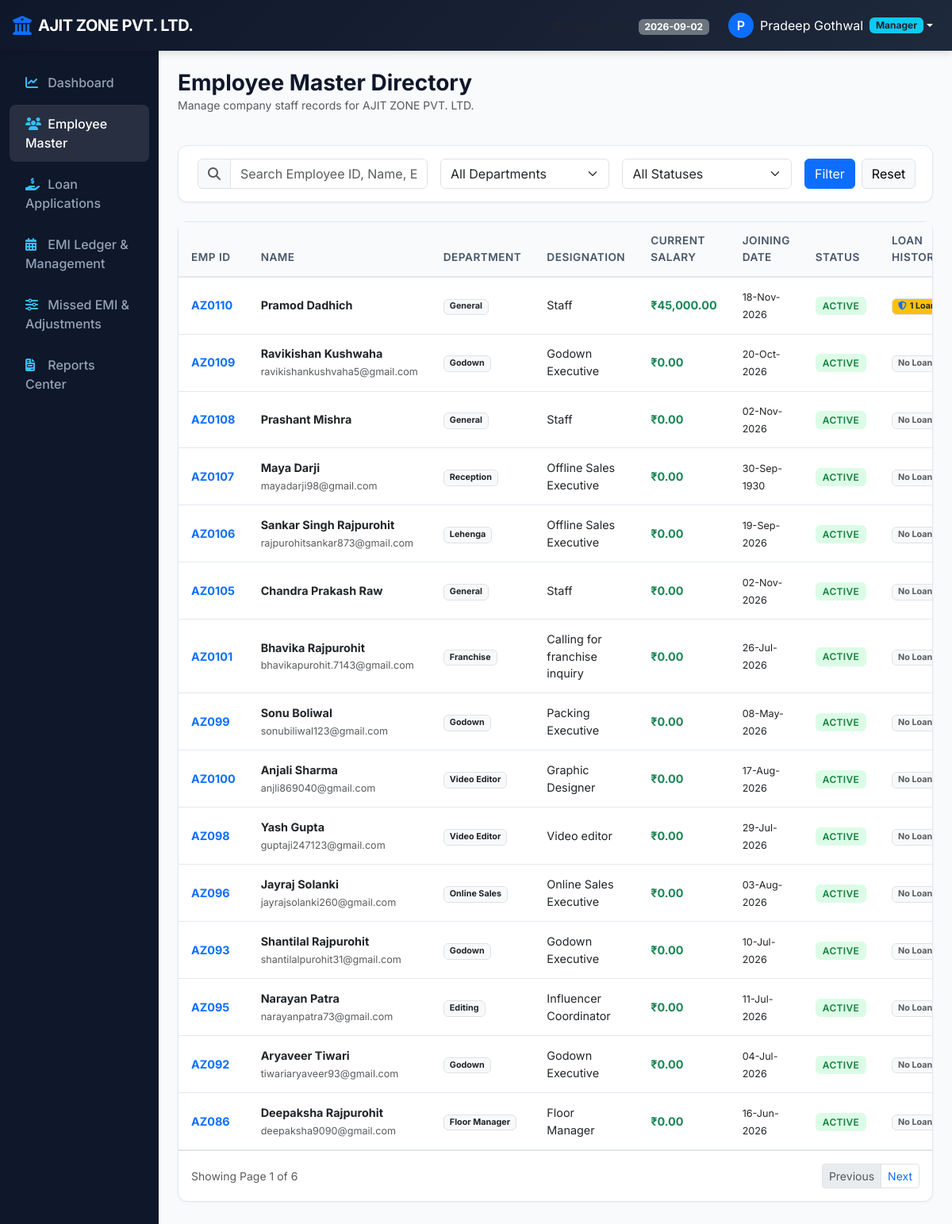
Page /employees (signed in) on the committed database.
### models.py (models this page shows, shortened)
class SystemSetting(db.Model):
    __tablename__ = 'system_settings'
    id = db.Column(db.Integer, primary_key=True)
    key = db.Column(db.String(64), unique=True, nullable=False)
    value = db.Column(db.Text, nullable=True)
    description = db.Column(db.String(256), nullable=True)
    updated_at = db.Column(db.DateTime, default=datetime.utcnow, onupdate=datetime.utcnow)

class User(db.Model):
    __tablename__ = 'users'
    id = db.Column(db.Integer, primary_key=True)
    username = db.Column(db.String(64), unique=True, nullable=False, index=True)
    password_hash = db.Column(db.String(256), nullable=False)
    full_name = db.Column(db.String(128), nullable=False)
    email = db.Column(db.String(128), nullable=True)
    role = db.Column(db.String(32), nullable=False, default='HR')
    employee_id = db.Column(db.Integer, db.ForeignKey('employees.id'), nullable=True)
    permissions = db.Column(db.Text, nullable=True)
    is_primary_superadmin = db.Column(db.Boolean, default=False)
    is_active = db.Column(db.Boolean, default=True)
    created_at = db.Column(db.DateTime, default=datetime.utcnow)
    employee = db.relationship('Employee', foreign_keys=[employee_id], backref='user_account', uselist=False)
    def is_superadmin(self):
        return self.role == 'Super_Admin' or self.is_primary_superadmin
    def get_permissions(self):
        if self.is_superadmin():
            from utils.permissions import MODULES_DEF
            perms = {}
            for m in MODULES_DEF:
                perms[m['id']] = list(m['actions'])
            return perms
        from utils.permissions import parse_user_permissions
        return parse_user_permissions(self.permissions, self.role)
    def has_permission(self, module, action):
        if self.is_superadmin():
            return True
        if not self.is_active:
            return False
        perms = self.get_permissions()
        module_actions = perms.get(module, [])
        if isinstance(module_actions, list):
            if action == 'view':
                return 'view_all' in module_actions or 'view_own' in module_actions
            return action in module_actions
        return False
    def can_view_all(self, module):
        if self.is_superadmin():
            return True
        perms = self.get_permissions()
        actions = perms.get(module, [])
        return 'view_all' in actions

class Employee(db.Model):
    __tablename__ = 'employees'
    id = db.Column(db.Integer, primary_key=True)
    emp_id = db.Column(db.String(32), unique=True, nullable=False, index=True)
    name = db.Column(db.String(128), nullable=False)
    department = db.Column(db.String(64), nullable=False, index=True)
    designation = db.Column(db.String(64), nullable=False)
    current_salary = db.Column(db.Float, nullable=False, default=0.0)
    email = db.Column(db.String(128), nullable=True)
    phone = db.Column(db.String(32), nullable=True)
    pan_number = db.Column(db.String(32), nullable=True)
    aadhar_number = db.Column(db.String(32), nullable=True)
    bank_name = db.Column(db.String(64), nullable=True)
    bank_account_no = db.Column(db.String(64), nullable=True)
    ifsc_code = db.Column(db.String(32), nullable=True)
    status = db.Column(db.String(16), nullable=False, default='Active') # Active, Inactive, Terminated
    hiring_date = db.Column(db.Date, nullable=True)
    joining_date = db.Column(db.Date, nullable=True)
    address = db.Column(db.Text, nullable=True)
    city = db.Column(db.String(64), nullable=True)
    emergency_contact = db.Column(db.String(64), nullable=True)
    emergency_relation = db.Column(db.String(32), nullable=True)
    emergency_phone = db.Column(db.String(32), nullable=True)
    created_at = db.Column(db.DateTime, default=datetime.utcnow)
    updated_at = db.Column(db.DateTime, default=datetime.utcnow, onupdate=datetime.utcnow)
    loans = db.relationship('Loan', backref='employee', lazy=True)

### routes/employee.py (the view)
@employee_bp.route('/employees')
@login_required
@permission_required('employees', 'view')
def index():
    search_q = request.args.get('q', '').strip()
    dept_filter = request.args.get('department', '').strip()
    status_filter = request.args.get('status', '').strip()
    page = request.args.get('page', 1, type=int)
    query = Employee.query
    if not g.user.can_view_all('employees'):
        if g.user.employee_id:
            query = query.filter(Employee.id == g.user.employee_id)
        else:
            query = query.filter(Employee.id == -1)
    if search_q:
        query = query.filter(
            (Employee.name.ilike(f'%{search_q}%')) |
            (Employee.emp_id.ilike(f'%{search_q}%')) |
            (Employee.email.ilike(f'%{search_q}%'))
        )
    if dept_filter:
        query = query.filter(Employee.department == dept_filter)
    if status_filter:
        query = query.filter(Employee.status == status_filter)
    pagination = query.order_by(Employee.created_at.desc()).paginate(page=page, per_page=15, error_out=False)
    employees = pagination.items
    departments = db.session.query(Employee.department).distinct().all()
    departments = [d[0] for d in departments if d[0]]
    emp_ids_on_page = [e.id for e in employees]
    emp_loans_count = {}
    if emp_ids_on_page:
        loan_records = db.session.query(Loan.employee_id, db.func.count(Loan.id)).filter(
            Loan.employee_id.in_(emp_ids_on_page)
        ).group_by(Loan.employee_id).all()
        for emp_pk, count in loan_records:
            emp_loans_count[emp_pk] = count
    return render_template(
        'employees/index.html',
        employees=employees,
        pagination=pagination,
        departments=departments,
        search_q=search_q,
        selected_dept=dept_filter,
        selected_status=status_filter,
        emp_loans_count=emp_loans_count
    )

### templates/employees/index.html (shortened to what this page needs)
{% extends 'base.html' %}
{% block content %}
<div class="d-flex justify-content-between align-items-center mb-4 flex-wrap gap-2">
    <div>
        <h3 class="fw-bold mb-0">Employee Master Directory</h3>
        <p class="text-muted small">Manage company staff records for {{ COMPANY_NAME }}</p>
    </div>
</div>
<div class="content-card mb-4 py-3">
    <form method="GET" action="{{ url_for('employee.index') }}" class="row g-3 align-items-center">
        <div class="col-md-4">
            <div class="input-group">
                <span class="input-group-text bg-light"><i class="fa-solid fa-magnifying-glass text-muted"></i></span>
                <input type="text" name="q" class="form-control" placeholder="Search Employee ID, Name, Email..." value="{{ search_q }}">
            </div>
        </div>
        <div class="col-md-3">
            <select name="department" class="form-select" onchange="this.form.submit()">
                <option value="">All Departments</option>
            </select>
        </div>
        <div class="col-md-3">
            <select name="status" class="form-select" onchange="this.form.submit()">
                <option value="">All Statuses</option>
            </select>
        </div>
        <div class="col-md-2 d-flex gap-2">
            <button type="submit" class="btn btn-primary w-100">Filter</button>
            <a href="{{ url_for('employee.index') }}" class="btn btn-light border">Reset</a>
        </div>
    </form>
</div>
<div class="content-card p-0">
    <div class="table-responsive">
        <table class="table table-custom mb-0" id="employeeMasterTable">
            <thead>
                <tr>
                    <th>Emp ID</th>
                    <th>Name</th>
                    <th>Department</th>
                    <th>Designation</th>
                    <th>Current Salary</th>
                    <th>Joining Date</th>
                    <th>Status</th>
                    <th>Loan History</th>
                </tr>
            </thead>
            <tbody>
                {% for emp in employees %}
                {% set loans_count = emp_loans_count.get(emp.id, 0) %}
                <tr>
                    <td class="fw-bold text-primary">{{ emp.emp_id }}</td>
                    <td>
                        <a href="{{ url_for('employee.detail', emp_id_pk=emp.id) }}" class="text-decoration-none fw-bold text-dark">
                            {{ emp.name }}
                        </a>
                        <br/><small class="text-muted">{{ emp.email or '' }}</small>
                    </td>
                    <td><span class="badge bg-light text-dark border">{{ emp.department }}</span></td>
                    <td>{{ emp.designation }}</td>
                    <td class="fw-bold text-success">{{ emp.current_salary | inr }}</td>
                    <td><small>{{ emp.joining_date | datefmt('%d-%b-%Y') or (emp.hiring_date | datefmt('%d-%b-%Y')) or '-' }}</small></td>
                    <td>
                        <span class="badge-status badge-{{ emp.status | lower }}">{{ emp.status }}</span>
                    </td>
                    <td>
                        {% if loans_count > 0 %}
                        <span class="badge bg-warning text-dark border" title="Protected: Employee has active/past loan records">
                            <i class="fa-solid fa-shield-halved me-1 text-primary"></i>{{ loans_count }} Loan(s)
                        </span>
                        {% else %}
                        <span class="badge bg-light text-muted border">No Loans</span>
                        {% endif %}
                    </td>
                </tr>
                {% else %}
                <tr>
                    <td colspan="10" class="text-center text-muted py-4">No employee records found matching criteria.</td>
                </tr>
                {% endfor %}
            </tbody>
        </table>
    </div>
    {% if pagination and pagination.pages > 1 %}
    <div class="p-3 border-top d-flex justify-content-between align-items-center">
        <small class="text-muted">Showing Page {{ pagination.page }} of {{ pagination.pages }}</small>
        <ul class="pagination pagination-sm mb-0">
            <li class="page-item {% if not pagination.has_prev %}disabled{% endif %}">
                <a class="page-link" href="{{ url_for('employee.index', page=pagination.prev_num, q=search_q, department=selected_dept, status=selected_status) }}">Previous</a>
            </li>
            <li class="page-item {% if not pagination.has_next %}disabled{% endif %}">
                <a class="page-link" href="{{ url_for('employee.index', page=pagination.next_num, q=search_q, department=selected_dept, status=selected_status) }}">Next</a>
            </li>
        </ul>
    </div>
    {% endif %}
</div>
{% endblock %}

### templates/base.html (shortened to what this page needs)
<!DOCTYPE html>
<html lang="en">
<head>
    <link href="https://cdn.jsdelivr.net/npm/bootstrap@5.3.0/dist/css/bootstrap.min.css" rel="stylesheet">
    <link href="https://cdnjs.cloudflare.com/ajax/libs/font-awesome/6.4.0/css/all.min.css" rel="stylesheet">
    <link href="{{ url_for('static', filename='css/custom.css') }}" rel="stylesheet">
</head>
<body>
    {% if session.get('user_id') %}
    <nav class="navbar navbar-expand-lg bg-brand-header navbar-dark sticky-top">
        <div class="container-fluid px-3">
            <a class="navbar-brand d-flex align-items-center" href="{{ url_for('dashboard.index') }}">
                <i class="fa-solid fa-building-columns text-primary me-2 fs-4"></i>
                <span class="navbar-brand-title">{{ COMPANY_NAME }}</span>
            </a>
            <div class="collapse navbar-collapse" id="navbarMain">
                <ul class="navbar-nav ms-auto align-items-center">
                    <li class="nav-item me-3 text-light">
                        <small class="text-muted"><i class="fa-regular fa-calendar-check me-1"></i>System Date:</small>
                        <span class="badge bg-secondary">2026-09-02</span>
                    </li>
                    <li class="nav-item dropdown">
                        <a class="nav-link dropdown-toggle d-flex align-items-center text-white" href="#" id="userDropdown" role="button" data-bs-toggle="dropdown">
                            <div class="bg-primary text-white rounded-circle d-flex align-items-center justify-content-center me-2" style="width: 32px; height: 32px; font-weight: 600;">
                                {{ session.get('full_name', 'U')[0] }}
                            </div>
                            <span>{{ session.get('full_name') }}</span>
                            <span class="badge bg-info ms-2 text-dark">{{ session.get('user_role') }}</span>
                        </a>
                    </li>
                </ul>
            </div>
        </div>
    </nav>
    <div class="container-fluid">
        <div class="row">
            <nav class="col-md-3 col-lg-2 d-md-block main-sidebar collapse">
                <div class="position-sticky">
                    <ul class="nav flex-column">
                        {% if has_perm('dashboard', 'view_all') or is_superadmin() %}
                        <li class="nav-item">
                            <a class="nav-link {% if request.endpoint == 'dashboard.index' %}active{% endif %}" href="{{ url_for('dashboard.index') }}">
                                <i class="fa-solid fa-chart-line"></i> Dashboard
                            </a>
                        </li>
                        {% endif %}
                        {% if has_perm('employees', 'view_all') or has_perm('employees', 'view_own') or is_superadmin() %}
                        <li class="nav-item">
                            <a class="nav-link {% if 'employee' in request.endpoint %}active{% endif %}" href="{{ url_for('employee.index') }}">
                                <i class="fa-solid fa-users"></i> Employee Master
                            </a>
                        </li>
                        {% endif %}
                        {% if has_perm('loan_applications', 'view_all') or has_perm('loan_applications', 'view_own') or has_perm('loan_applications', 'add') or is_superadmin() %}
                        <li class="nav-item">
                            <a class="nav-link {% if 'loan' in request.endpoint %}active{% endif %}" href="{{ url_for('loan.index') }}">
                                <i class="fa-solid fa-hand-holding-dollar"></i> Loan Applications
                            </a>
                        </li>
                        {% endif %}
                        {% if has_perm('emi', 'view_all') or has_perm('emi', 'view_own') or is_superadmin() %}
                        <li class="nav-item">
                            <a class="nav-link {% if 'emi.management' in request.endpoint %}active{% endif %}" href="{{ url_for('emi.management') }}">
                                <i class="fa-solid fa-calendar-days"></i> EMI Ledger & Management
                            </a>
                        </li>
                        {% endif %}
                        {% if has_perm('adjustments', 'view_all') or has_perm('adjustments', 'view_own') or is_superadmin() %}
                        <li class="nav-item">
                            <a class="nav-link {% if 'emi.adjustments' in request.endpoint %}active{% endif %}" href="{{ url_for('emi.adjustments') }}">
                                <i class="fa-solid fa-sliders"></i> Missed EMI & Adjustments
                            </a>
                        </li>
                        {% endif %}
                        {% if has_perm('reports', 'view_all') or has_perm('reports', 'view_own') or is_superadmin() %}
                        <li class="nav-item">
                            <a class="nav-link {% if 'reports' in request.endpoint %}active{% endif %}" href="{{ url_for('reports.index') }}">
                                <i class="fa-solid fa-file-invoice"></i> Reports Center
                            </a>
                        </li>
                        {% endif %}
                    </ul>
                </div>
            </nav>
            <main class="col-md-9 ms-sm-auto col-lg-10 px-md-4 py-4">
                {% block content %}{% endblock %}
            </main>
        </div>
    </div>
    {% else %}
        {% block login_content %}{% endblock %}
    {% endif %}
</body>
</html>

### rows in the picture
SystemSetting: value "AJIT ZONE PVT. LTD."
User: get "Manager"
Employee: emp_id "AZ0110", name "Pramod Dadhich", department "General", designation "Staff", current_salary|inr "₹45,000.00", joining_date "18-Nov-2026", status "ACTIVE", loans_count "1"
Employee: emp_id "AZ0109", name "Ravikishan Kushwaha", email "ravikishankushvaha5@gmail.com", department "Godown", designation "Godown Executive", current_salary|inr "₹0.00", joining_date "20-Oct-2026", status "ACTIVE", shows "No…"
Employee: emp_id "AZ0108", name "Prashant Mishra", department "General", designation "Staff", current_salary|inr "₹0.00", joining_date "02-Nov-2026", status "ACTIVE", shows "No…"
Employee: emp_id "AZ0107", name "Maya Darji", email "mayadarji98@gmail.com", department "Reception", designation "Offline Sales Executive", current_salary|inr "₹0.00", joining_date "30-Sep-1930", status "ACTIVE", shows "No…"
Employee: emp_id "AZ0106", name "Sankar Singh Rajpurohit", email "rajpurohitsankar873@gmail.com", department "Lehenga", designation "Offline Sales Executive", current_salary|inr "₹0.00", joining_date "19-Sep-2026", status "ACTIVE", shows "No…"
Employee: emp_id "AZ0105", name "Chandra Prakash Raw", department "General", designation "Staff", current_salary|inr "₹0.00", joining_date "02-Nov-2026", status "ACTIVE", shows "No…"
Employee: emp_id "AZ0101", name "Bhavika Rajpurohit", email "bhavikapurohit.7143@gmail.com", department "Franchise", designation "Calling for franchise inquiry", current_salary|inr "₹0.00", joining_date "26-Jul-2026", status "ACTIVE", shows "No…"
Employee: emp_id "AZ099", name "Sonu Boliwal", email "sonubiliwal123@gmail.com", department "Godown", designation "Packing Executive", current_salary|inr "₹0.00", joining_date "08-May-2026", status "ACTIVE", shows "No…"
Employee: emp_id "AZ0100", name "Anjali Sharma", email "anjli869040@gmail.com", department "Video Editor", designation "Graphic Designer", current_salary|inr "₹0.00", joining_date "17-Aug-2026", status "ACTIVE", shows "No…"
Employee: emp_id "AZ098", name "Yash Gupta", email "guptaji247123@gmail.com", department "Video Editor", designation "Video editor", current_salary|inr "₹0.00", joining_date "29-Jul-2026", status "ACTIVE", shows "No…"
Employee: emp_id "AZ096", name "Jayraj Solanki", email "jayrajsolanki260@gmail.com", department "Online Sales", designation "Online Sales Executive", current_salary|inr "₹0.00", joining_date "03-Aug-2026", status "ACTIVE", shows "No…"
Employee: emp_id "AZ093", name "Shantilal Rajpurohit", email "shantilalpurohit31@gmail.com", department "Godown", designation "Godown Executive", current_salary|inr "₹0.00", joining_date "10-Jul-2026", status "ACTIVE", shows "No…"
Employee: emp_id "AZ095", name "Narayan Patra", email "narayanpatra73@gmail.com", department "Editing", designation "Influencer Coordinator", current_salary|inr "₹0.00", joining_date "11-Jul-2026", status "ACTIVE", shows "No…"
Employee: emp_id "AZ092", name "Aryaveer Tiwari", email "tiwariaryaveer93@gmail.com", department "Godown", designation "Godown Executive", current_salary|inr "₹0.00", joining_date "04-Jul-2026", status "ACTIVE", shows "No…"
Employee: emp_id "AZ086", name "Deepaksha Rajpurohit", email "deepaksha9090@gmail.com", department "Floor Manager", designation "Floor Manager", current_salary|inr "₹0.00", joining_date "16-Jun-2026", status "ACTIVE", shows "No…"

### other values in the picture
{{ session.get('full_name', 'U')[0] }} "P"
{{ session.get('full_name') }} "Pradeep Gothwal"
{{ pagination.page }} "1"
{{ pagination.pages }} "6"
